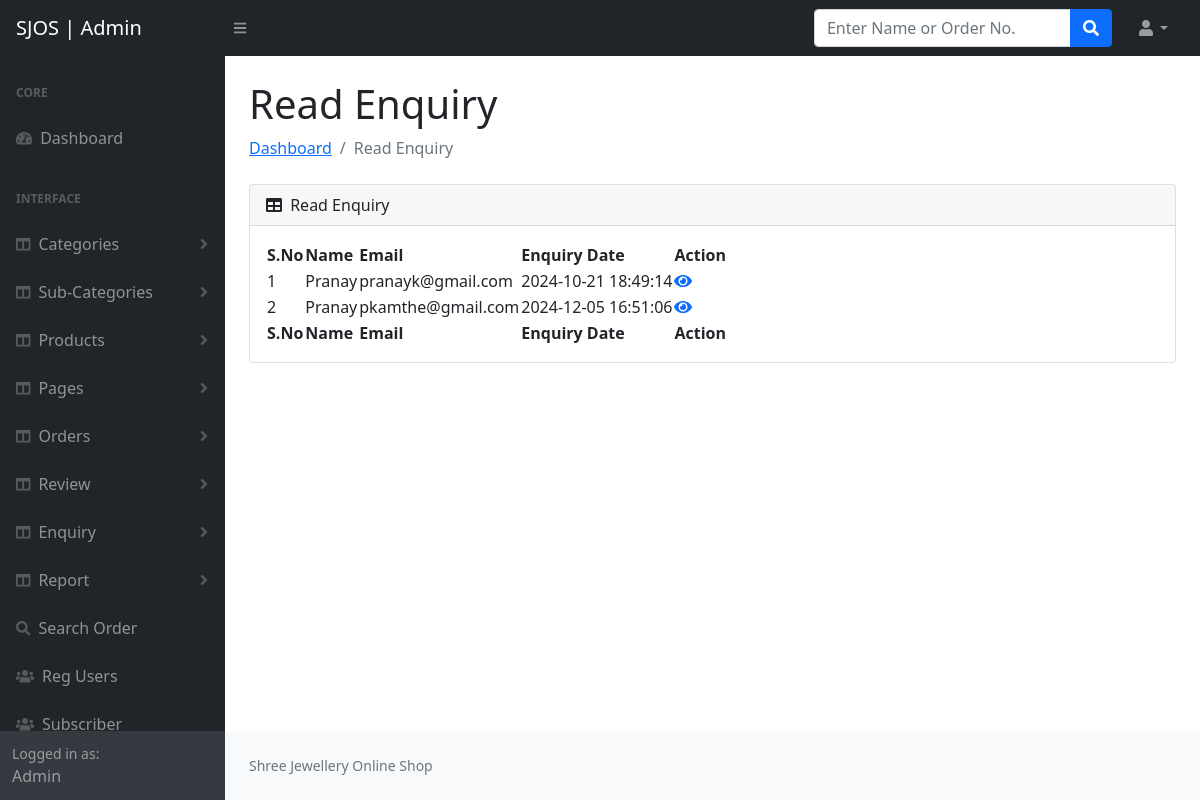
Screenshot of /SJOS/admin/readenq.php (signed in) with the database file from the repository.
### tables this page shows
CREATE TABLE `tblcontact` (
  `ID` int(10) NOT NULL,
  `Name` varchar(200) DEFAULT NULL,
  `Email` varchar(200) DEFAULT NULL,
  `Message` mediumtext DEFAULT NULL,
  `EnquiryDate` timestamp NOT NULL DEFAULT current_timestamp(),
  `IsRead` int(5) DEFAULT NULL
);

### SJOS/admin/readenq.php (the view, shortened to what this page needs)
<?php
include('includes/config.php');
if (strlen($_SESSION['aid']==0)) {
  header('location:logout.php');
  } else{
  ?>
<!DOCTYPE html>
<html lang="en">
    <head>
        <link href="https://cdn.jsdelivr.net/npm/simple-datatables@latest/dist/style.css" rel="stylesheet" />
        <link href="css/styles.css" rel="stylesheet" />
    </head>
    <body class="sb-nav-fixed">
 <?php include_once('includes/header.php');?>
        <div id="layoutSidenav">
       <?php include_once('includes/sidebar.php');?>
            <div id="layoutSidenav_content">
                <main>
                    <div class="container-fluid px-4">
                        <h1 class="mt-4">Read Enquiry</h1>
                        <ol class="breadcrumb mb-4">
                            <li class="breadcrumb-item"><a href="dashboard.php">Dashboard</a></li>
                            <li class="breadcrumb-item active">Read Enquiry</li>
                        </ol>
                        <div class="card mb-4">
                            <div class="card-header">
                                <i class="fas fa-table me-1"></i>
                               Read Enquiry
                            </div>
                            <div class="card-body">
                                <table id="datatablesSimple">
                                    <thead>
                                        <tr>
                   <th>S.No</th>
                   <th>Name</th>
                    <th>Email</th>
                    <th>Enquiry Date</th>
                     <th>Action</th>
                  </tr>
                                    </thead>
                                    <tfoot>
                                        <tr>
                   <th>S.No</th>
                   <th>Name</th>
                    <th>Email</th>
                    <th>Enquiry Date</th>
                     <th>Action</th>
                  </tr>
                                    </tfoot>
                                    <tbody>
<?php
$ret=mysqli_query($con,"select * from tblcontact where IsRead='1'");
$cnt=1;
while ($row=mysqli_fetch_array($ret)) {
?>
                                <tr class="gradeX">
                 <td><?php echo $cnt;?></td>
                  <td><?php  echo $row['Name'];?></td>
                                        <td><?php  echo $row['Email'];?></td>
                                        <td><?php  echo $row['EnquiryDate'];?></td>
                                         <td><a href="view-enquiry.php?viewid=<?php echo $row['ID'];?>"><i class="fa fa-eye" aria-hidden="true"></i></a></td>
                </tr>
                <?php
$cnt=$cnt+1;
}?>
                                    </tbody>
                                </table>
                            </div>
                        </div>
                    </div>
                </main>
<?php include_once('includes/footer.php');?>
            </div>
        </div>
    </body>
</html>
<?php } ?>

### rows the page displays
tblcontact: Name "Pranay", Email "pranayk@gmail.com", EnquiryDate "2024-10-21 18:49:14"
tblcontact: Name "Pranay", Email "pkamthe@gmail.com", EnquiryDate "2024-12-05 16:51:06"
